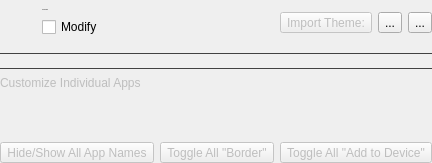
            <widget class="QWidget" name="themesPage">
             <layout class="QVBoxLayout" name="verticalLayout_23">
              <property name="leftMargin">
               <number>0</number>
              </property>
              <property name="topMargin">
               <number>0</number>
              </property>
              <property name="rightMargin">
               <number>0</number>
              </property>
              <property name="bottomMargin">
               <number>0</number>
              </property>
              <item>
               <widget class="QWidget" name="horizontalWidget_8" native="true">
                <layout class="QHBoxLayout" name="horizontalLayout_23">
                 <property name="spacing">
                  <number>10</number>
                 </property>
                 <property name="leftMargin">
                  <number>0</number>
                 </property>
                 <property name="topMargin">
                  <number>9</number>
                 </property>
                 <property name="rightMargin">
                  <number>0</number>
                 </property>
                 <property name="bottomMargin">
                  <number>9</number>
                 </property>
                 <item>
                  <widget class="QToolButton" name="themesBtn">
                   <property name="enabled">
                    <bool>true</bool>
                   </property>
                   <property name="styleSheet">
                    <string notr="true">QToolButton {
	icon-size: 24px;
	background-color: transparent;
	padding-left: 0px;
	padding-right: 5px;
	border-radius: 0px;
}</string>
                   </property>
                   <property name="icon">
                    <iconset resource="resources.qrc">
                     <normaloff>:/icon/brush.svg</normaloff>:/icon/brush.svg</iconset>
                   </property>
                  </widget>
                 </item>
                 <item>
                  <widget class="QWidget" name="verticalWidget_7" native="true">
                   <layout class="QVBoxLayout" name="verticalLayout_21">
                    <property name="spacing">
                     <number>6</number>
                    </property>
                    <property name="leftMargin">
                     <number>0</number>
                    </property>
                    <property name="topMargin">
                     <number>0</number>
                    </property>
                    <property name="rightMargin">
                     <number>0</number>
                    </property>
                    <property name="bottomMargin">
                     <number>0</number>
                    </property>
                    <item>
                     <widget class="QLabel" name="themesLbl">
                      <property name="font">
                       <font>
                        <pointsize>-1</pointsize>
                        <bold>false</bold>
                       </font>
                      </property>
                      <property name="text">
                       <string>Icon Theming</string>
                      </property>
                     </widget>
                    </item>
                    <item>
                     <widget class="QCheckBox" name="themesEnabledChk">
                      <property name="text">
                       <string>Modify</string>
                      </property>
                     </widget>
                    </item>
                   </layout>
                  </widget>
                 </item>
                 <item>
                  <spacer name="horizontalSpacer_10">
                   <property name="orientation">
                    <enum>Qt::Horizontal</enum>
                   </property>
                   <property name="sizeHint" stdset="0">
                    <size>
                     <width>40</width>
                     <height>20</height>
                    </size>
                   </property>
                  </spacer>
                 </item>
                 <item>
                  <widget class="QWidget" name="horizontalWidget" native="true">
                   <layout class="QHBoxLayout" name="horizontalLayout_26">
                    <property name="leftMargin">
                     <number>0</number>
                    </property>
                    <property name="topMargin">
                     <number>0</number>
                    </property>
                    <property name="rightMargin">
                     <number>0</number>
                    </property>
                    <property name="bottomMargin">
                     <number>0</number>
                    </property>
                    <item>
                     <widget class="QToolButton" name="importThemeBtn">
                      <property name="enabled">
                       <bool>false</bool>
                      </property>
                      <property name="styleSheet">
                       <string notr="true">QToolButton {
	background: none;
}</string>
                      </property>
                      <property name="text">
                       <string>Import Theme:</string>
                      </property>
                     </widget>
                    </item>
                    <item>
                     <widget class="QToolButton" name="importThemeFolderBtn">
                      <property name="text">
                       <string>...</string>
                      </property>
                      <property name="icon">
                       <iconset resource="resources.qrc">
                        <normaloff>:/icon/folder.svg</normaloff>:/icon/folder.svg</iconset>
                      </property>
                     </widget>
                    </item>
                    <item>
                     <widget class="QToolButton" name="importThemeZipBtn">
                      <property name="text">
                       <string>...</string>
                      </property>
                      <property name="icon">
                       <iconset resource="resources.qrc">
                        <normaloff>:/icon/file-earmark-zip.svg</normaloff>:/icon/file-earmark-zip.svg</iconset>
                      </property>
                     </widget>
                    </item>
                   </layout>
                  </widget>
                 </item>
                </layout>
               </widget>
              </item>
              <item>
               <widget class="Line" name="line_15">
                <property name="styleSheet">
                 <string notr="true">QFrame {
	color: #414141;
}</string>
                </property>
                <property name="frameShadow">
                 <enum>QFrame::Plain</enum>
                </property>
                <property name="orientation">
                 <enum>Qt::Horizontal</enum>
                </property>
               </widget>
              </item>
              <item>
               <widget class="QWidget" name="themesPageContent" native="true">
                <property name="enabled">
                 <bool>false</bool>
                </property>
                <layout class="QVBoxLayout" name="verticalLayout_22">
                 <property name="leftMargin">
                  <number>0</number>
                 </property>
                 <property name="topMargin">
                  <number>0</number>
                 </property>
                 <property name="rightMargin">
                  <number>0</number>
                 </property>
                 <property name="bottomMargin">
                  <number>0</number>
                 </property>
                 <item>
                  <widget class="QWidget" name="themesCnt" native="true"/>
                 </item>
                 <item>
                  <widget class="Line" name="line">
                   <property name="styleSheet">
                    <string notr="true">QFrame {
	color: #414141;
}</string>
                   </property>
                   <property name="frameShadow">
                    <enum>QFrame::Plain</enum>
                   </property>
                   <property name="orientation">
                    <enum>Qt::Horizontal</enum>
                   </property>
                  </widget>
                 </item>
                 <item>
                  <widget class="QLabel" name="label_3">
                   <property name="text">
                    <string>Customize Individual Apps</string>
                   </property>
                  </widget>
                 </item>
                 <item>
                  <widget class="QWidget" name="iconsCnt" native="true"/>
                 </item>
                 <item>
                  <spacer name="verticalSpacer_9">
                   <property name="orientation">
                    <enum>Qt::Vertical</enum>
                   </property>
                   <property name="sizeHint" stdset="0">
                    <size>
                     <width>20</width>
                     <height>40</height>
                    </size>
                   </property>
                  </spacer>
                 </item>
                 <item>
                  <widget class="QWidget" name="horizontalWidget" native="true">
                   <layout class="QHBoxLayout" name="horizontalLayout_16">
                    <property name="leftMargin">
                     <number>0</number>
                    </property>
                    <property name="topMargin">
                     <number>0</number>
                    </property>
                    <property name="rightMargin">
                     <number>0</number>
                    </property>
                    <property name="bottomMargin">
                     <number>0</number>
                    </property>
                    <item>
                     <widget class="QToolButton" name="hideNamesBtn">
                      <property name="sizePolicy">
                       <sizepolicy hsizetype="Expanding" vsizetype="Fixed">
                        <horstretch>0</horstretch>
                        <verstretch>0</verstretch>
                       </sizepolicy>
                      </property>
                      <property name="text">
                       <string>Hide/Show All App Names</string>
                      </property>
                     </widget>
                    </item>
                    <item>
                     <widget class="QToolButton" name="borderAllBtn">
                      <property name="sizePolicy">
                       <sizepolicy hsizetype="Expanding" vsizetype="Fixed">
                        <horstretch>0</horstretch>
                        <verstretch>0</verstretch>
                       </sizepolicy>
                      </property>
                      <property name="text">
                       <string>Toggle All &quot;Border&quot;</string>
                      </property>
                     </widget>
                    </item>
                    <item>
                     <widget class="QToolButton" name="addAllBtn">
                      <property name="sizePolicy">
                       <sizepolicy hsizetype="Expanding" vsizetype="Fixed">
                        <horstretch>0</horstretch>
                        <verstretch>0</verstretch>
                       </sizepolicy>
                      </property>
                      <property name="text">
                       <string>Toggle All &quot;Add to Device&quot;</string>
                      </property>
                     </widget>
                    </item>
                   </layout>
                  </widget>
                 </item>
                </layout>
               </widget>
              </item>
             </layout>
            </widget>
